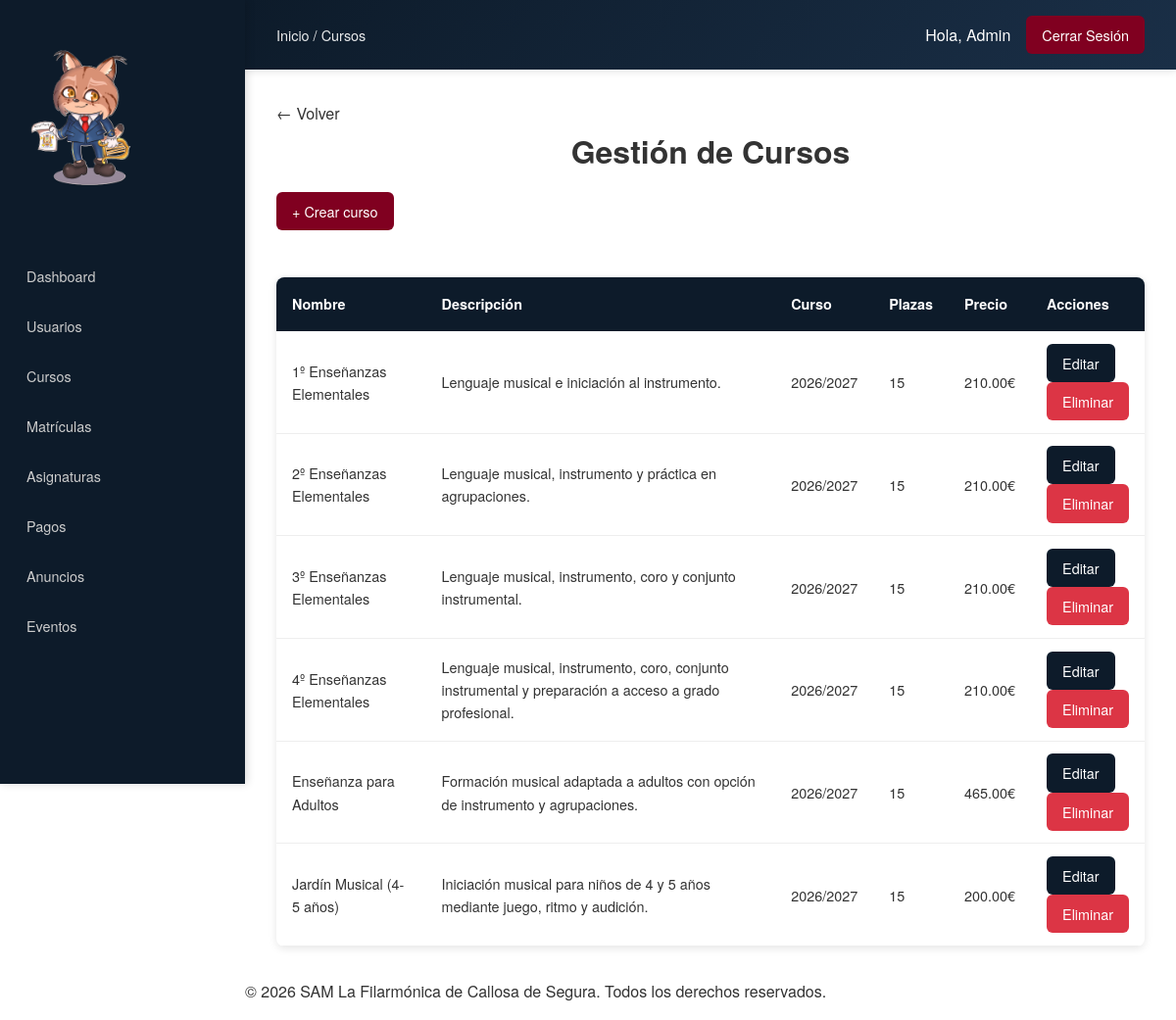
Page /admin/cursos.php (signed in) on the committed database.
### tables this page shows
CREATE TABLE `cursos` (
  `id_curso` int(11) NOT NULL,
  `nombre` varchar(150) NOT NULL,
  `descripcion` text DEFAULT NULL,
  `precio` decimal(5,2) DEFAULT NULL,
  `curso_academico` varchar(20) DEFAULT NULL,
  `plazas` int(11) DEFAULT NULL
);

### admin/cursos.php (the view, shortened to what this page needs)
<?php
require_once "../includes/funciones.php";
$conexion = conectar();
$cursos = $conexion->query("SELECT id_curso, nombre, descripcion, curso_academico, plazas, precio FROM cursos ORDER BY nombre ASC");
include "../plantillas/header_privado.php";
include "../plantillas/navbar_privado.php";
?>
<main class="main">
    <h1>Gestión de Cursos</h1>
    <a href="crear_curso.php" class="btn-crear">+ Crear curso</a>
    <table class="tabla-cursos">
        <thead>
            <tr>
                <th>Nombre</th>
                <th class="ocultar-mobile">Descripción</th>
                <th>Curso</th>
                <th>Plazas</th>
                <th>Precio</th>
                <th>Acciones</th>
            </tr>
        </thead>
        <tbody>
            <?php if ($cursos->num_rows == 0) { ?>
                <tr>
                    <td colspan="6">No hay cursos disponibles</td>
                </tr>
            <?php } while ($curso = $cursos->fetch_assoc()) { ?>
                <tr>
                    <td><?= $curso['nombre'] ?></td>
                    <td class="ocultar-mobile"><?= $curso['descripcion'] ?></td>
                    <td><?= $curso['curso_academico'] ?></td>
                    <td><?= $curso['plazas'] ?></td>
                    <td><?= $curso['precio'] ?>€</td>
                    <td>
                        <a href="editar_curso.php?id=<?= $curso['id_curso'] ?>" class="btn-editar">Editar</a>
                        <a href="eliminar_curso.php?id=<?= $curso['id_curso'] ?>" class="btn-eliminar" onclick="return confirm('¿Estás seguro?')">Eliminar</a>
                    </td>
                </tr>
            <?php } ?>
        </tbody>
    </table>
</main>
<?php include "../plantillas/footer_privado.php"; ?>

### estaticos/css/styles.css (style rules this page uses)
* { box-sizing: border-box; margin: 0; padding: 0; }
html, body { height: 100%; margin: 0; }
body { font-family: 'Helvetica Neue', Arial, sans-serif; line-height: 1.6; color: #333333; display: flex; flex-direction: column; min-height: 100vh; min-width: 320px; }
main { flex: 1; }
a { text-decoration: none; color: inherit; }
h1, h2, h3 { margin-bottom: 1rem; text-align: center; }

### estaticos/css/privado.css (style rules this page uses)
* { box-sizing: border-box; }
html, body { min-width: 320px; }
body { margin: 0; padding: 0; }
.main { padding: 1rem; width: 100%; max-width: 1400px; min-width: 300px; margin: 0 auto; }
table { width: 100%; display: block; overflow-x: auto; -webkit-overflow-scrolling: touch; border-collapse: collapse; margin-top: 1.5rem; background: white; border-radius: 8px; box-shadow: 0 2px 8px rgba(0, 0, 0, 0.1); font-size: 0.85rem; }
table thead { background: #0D1B2A; color: white; }
table th { padding: 0.6rem 0.4rem; text-align: left; font-weight: 600; }
table td { padding: 0.75rem 0.4rem; border-bottom: 1px solid #eee; max-height: 200px; }
.ocultar-mobile { display: none; }
td:last-child, th:last-child { width:1%; }
.btn-crear, .btn-editar, .btn-eliminar, .btn-aprobar, .btn-rechazar { display: inline-block; padding: 6px 12px; border-radius: 6px; text-decoration: none; font-size: 0.8rem; transition: all 0.3s; border: none; cursor: pointer; }
.btn-crear { background: #800020; color: white; margin-bottom: 1rem; width: 100%; }
.btn-editar { background: #0D1B2A; color: white; margin-right: 0.25rem; margin-bottom: 0.25rem; }
.btn-eliminar { background: #dc3545; color: white; margin-bottom: 0.25rem; }
@media (min-width: 768px) { .main { padding: 1.5rem; } }
@media (min-width: 768px) { table { font-size: 0.9rem; } }
@media (min-width: 768px) { table th { padding: 1rem; } }
@media (min-width: 768px) { table td { padding: 0.8rem 1rem; } }
@media (min-width: 768px) { .ocultar-mobile { display: table-cell; } }
@media (min-width: 768px) { .btn-crear, .btn-editar, .btn-eliminar, .btn-aprobar, .btn-rechazar { padding: 8px 16px; font-size: 0.9rem; } }
@media (min-width: 768px) { .btn-crear { width: auto; margin-bottom: 1.5rem; } }
@media (min-width: 768px) { .btn-editar { margin-right: 0.5rem; margin-bottom: 0; } }
@media (min-width: 768px) { .btn-eliminar { margin-bottom: 0; } }
@media (min-width: 1024px) { .main { padding: 2rem; max-width: 1200px; } }
@media (min-width: 1024px) { body { margin-left: 250px; } }

### rows in the picture
cursos: nombre "1º Enseñanzas Elementales", descripcion "Lenguaje musical e iniciación al instrumento.", curso_academico "2026/2027", plazas "15", precio "210.00"
cursos: nombre "2º Enseñanzas Elementales", descripcion "Lenguaje musical, instrumento y práctica en agrupaciones.", curso_academico "2026/2027", plazas "15", precio "210.00"
cursos: nombre "3º Enseñanzas Elementales", descripcion "Lenguaje musical, instrumento, coro y conjunto instrumental.", curso_academico "2026/2027", plazas "15", precio "210.00"
cursos: nombre "4º Enseñanzas Elementales", descripcion "Lenguaje musical, instrumento, coro, conjunto instrumental y preparación a acceso a grado profesional.", curso_academico "2026/2027", plazas "15", precio "210.00"
cursos: nombre "Enseñanza para Adultos", descripcion "Formación musical adaptada a adultos con opción de instrumento y agrupaciones.", curso_academico "2026/2027", plazas "15", precio "465.00"
cursos: nombre "Jardín Musical (4-5 años)", descripcion "Iniciación musical para niños de 4 y 5 años mediante juego, ritmo y audición.", curso_academico "2026/2027", plazas "15", precio "200.00"

### other values in the picture
$breadcrumbs[$pagina_actual] "Cursos"
$nombre "Admin"
